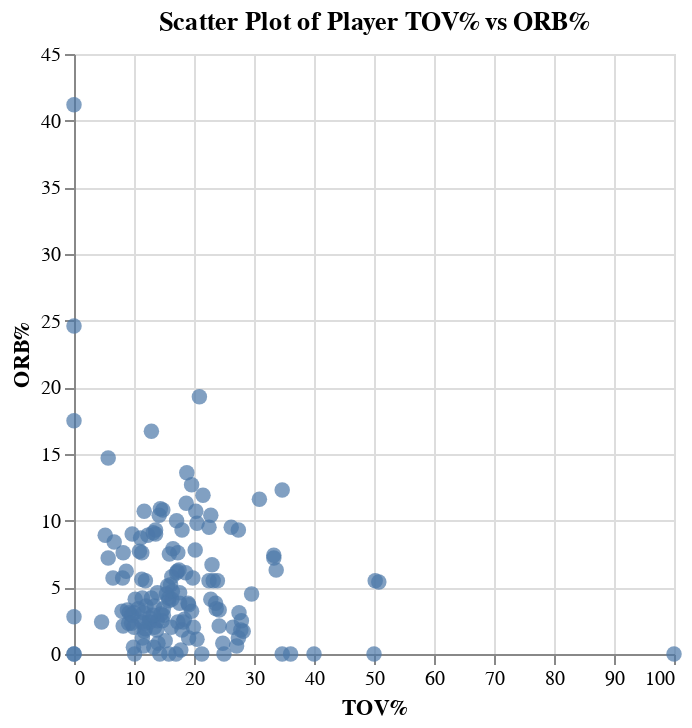

Notebook source saved alongside this figure:
### Code cell
# Assuming df is your DataFrame
scatter = alt.Chart(df).mark_circle(size=60).encode(
    x='TOV%',
    y='ORB%',
    tooltip=['Player', 'TOV%', 'ORB%']
).properties(
    title='Scatter Plot of Player TOV% vs ORB%'
)

# Display the chart
scatter

### Figure 1 — Vega-Lite specification as saved in the notebook (floating-point values rounded to 4 significant figures; data arrays with more than 128 entries replaced by an {"elided": "..."} marker saying what was removed)
{"config": {"view": {"continuousWidth": 300, "continuousHeight": 300}}, "data": {"name": "data-843f4ac416852670bfe14a54a8f61ec0"}, "mark": {"type": "circle", "size": 60}, "encoding": {"tooltip": [{"field": "Player", "type": "nominal"}, {"field": "TOV%", "type": "quantitative"}, {"field": "ORB%", "type": "quantitative"}], "x": {"field": "TOV%", "type": "quantitative"}, "y": {"field": "ORB%", "type": "quantitative"}}, "title": "Scatter Plot of Player TOV% vs ORB%", "$schema": "https://vega.github.io/schema/vega-lite/v5.8.0.json", "datasets": {"data-843f4ac416852670bfe14a54a8f61ec0": {"elided": "148 records"}}}
